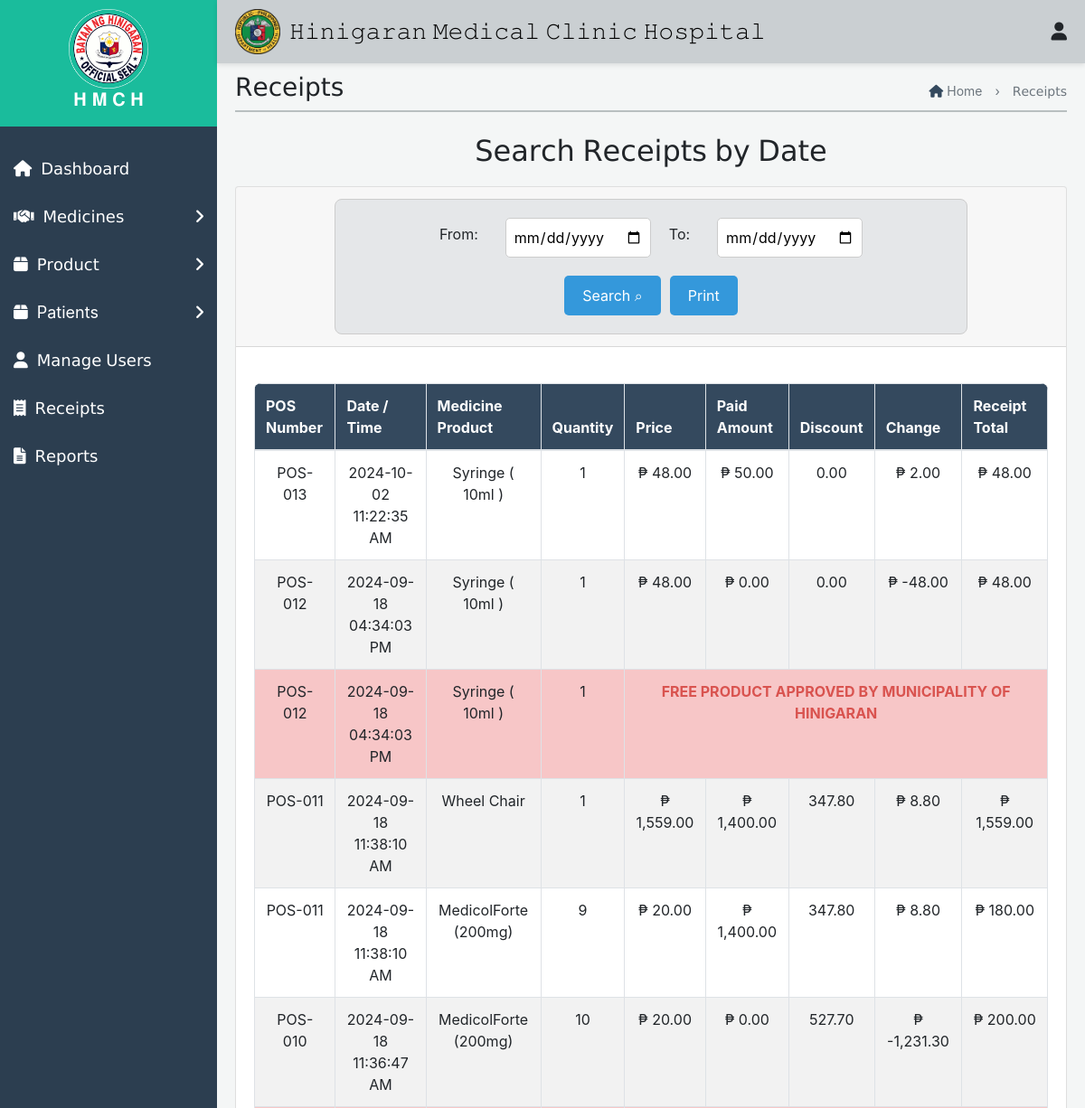
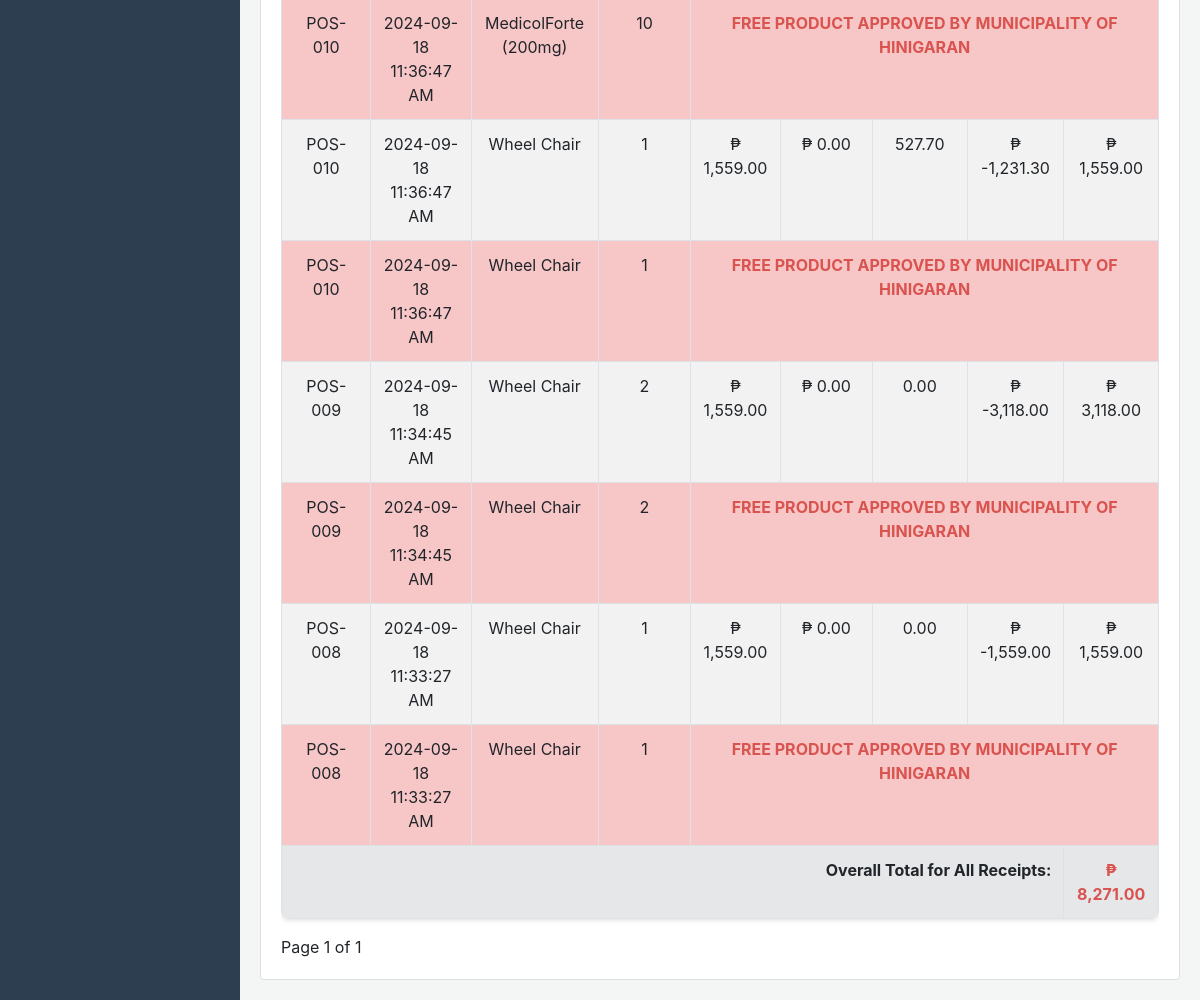
The app's page /Admin/Receipt.php, older data (2 pictures, top to bottom).
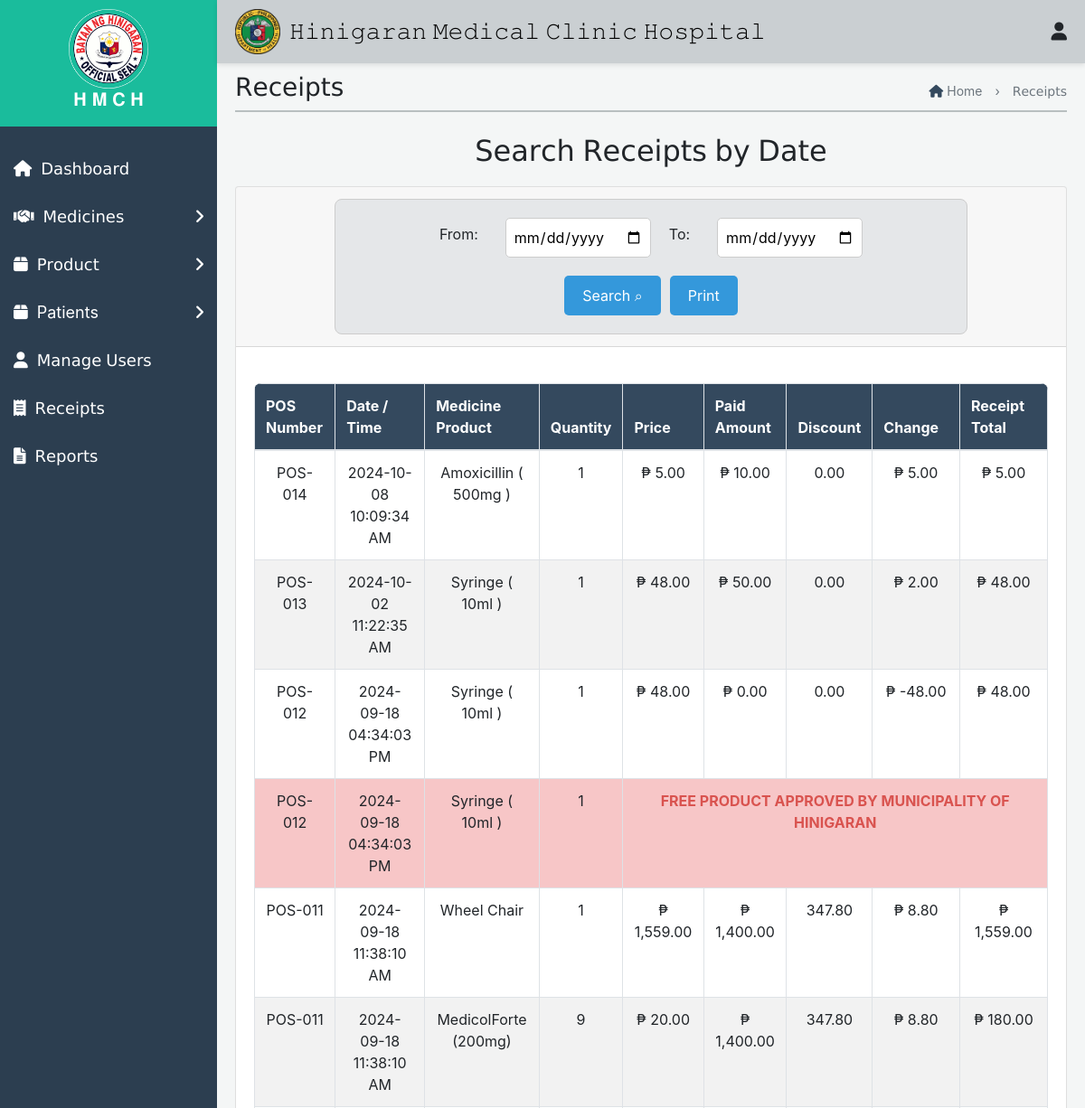
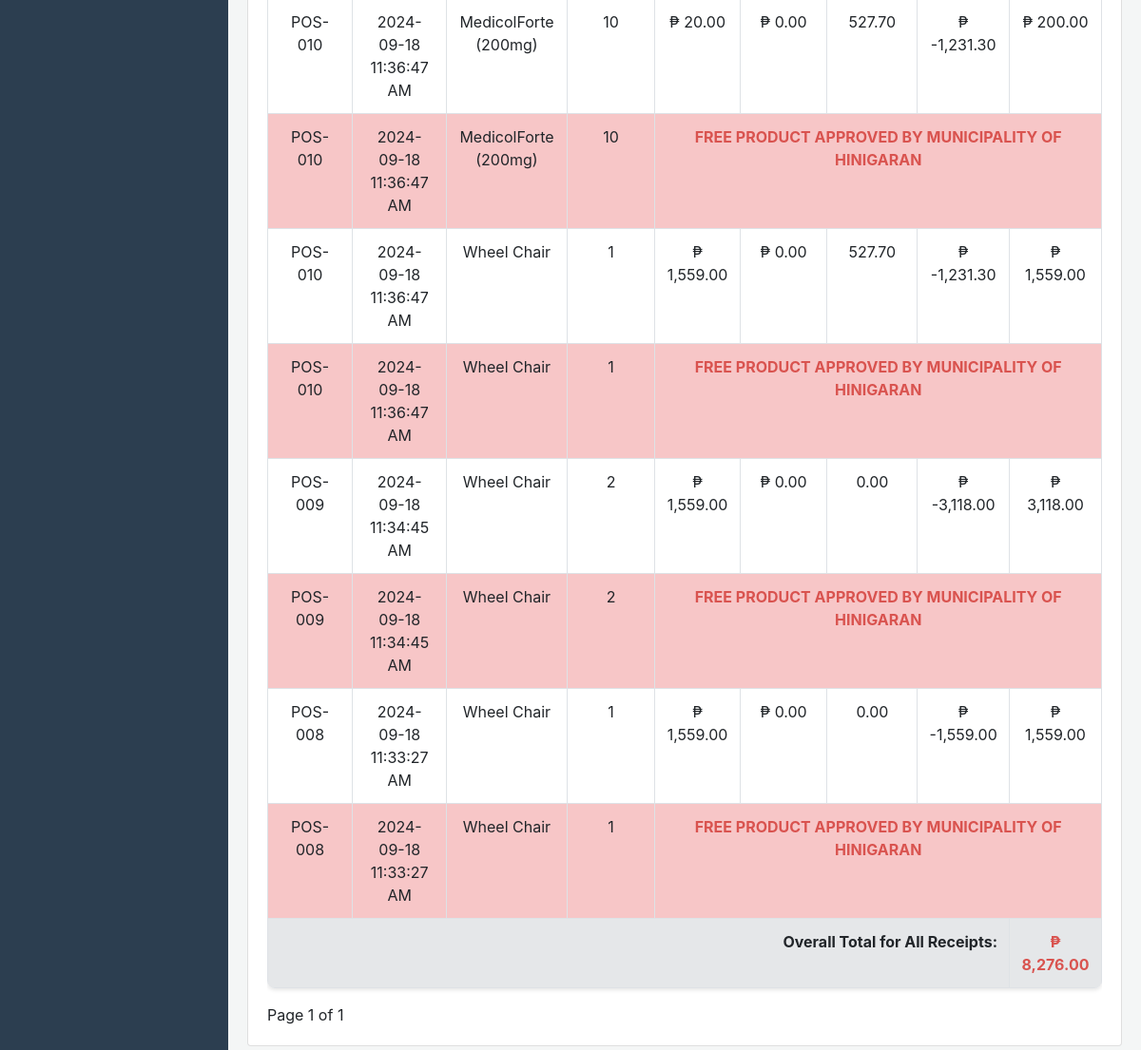
The same page, newer data (2 pictures, top to bottom).
### tables this page shows
CREATE TABLE `receipt_items` (
  `id` int(11) NOT NULL,
  `receipt_id` int(11) DEFAULT NULL,
  `medicine_product` varchar(255) NOT NULL,
  `quantity` int(11) NOT NULL,
  `price` decimal(10,2) NOT NULL,
  `total` decimal(10,2) NOT NULL
);

CREATE TABLE `receipts` (
  `id` int(11) NOT NULL,
  `pos_number` varchar(50) NOT NULL,
  `total` decimal(10,2) NOT NULL,
  `created_at` timestamp NOT NULL DEFAULT current_timestamp(),
  `paid_amount` decimal(10,2) NOT NULL,
  `change_amount` decimal(10,2) NOT NULL,
  `discount_amount` decimal(10,2) DEFAULT 0.00
);

### Admin/Receipt.php (the view, shortened to what the changed rows need)
<!DOCTYPE html>
<html lang="en">
<head>
    <link rel="stylesheet" href="Receipt.css">
    <link href="https://maxcdn.bootstrapcdn.com/bootstrap/4.5.2/css/bootstrap.min.css" rel="stylesheet">
    <link href="https://cdnjs.cloudflare.com/ajax/libs/font-awesome/5.15.4/css/all.min.css" rel="stylesheet">
</head>
<body>
    <div class="top-nav">
    <div class="icon-container">
        <h1>𝙷𝚒𝚗𝚒𝚐𝚊𝚛𝚊𝚗 𝙼𝚎𝚍𝚒𝚌𝚊𝚕 𝙲𝚕𝚒𝚗𝚒𝚌 𝙷𝚘𝚜𝚙𝚒𝚝𝚊𝚕</h1>
    </div>
</div>
    <div id="mySidenav" class="side-nav">
        <div class="logo-container">
            <h2>𝐇 𝐌 𝐂 𝐇</h2>
        </div>
    </div>
    <div id="mainContent" class="main-content">
<div class="first1" style="opacity: 0.9; border-top: 2px solid #b2babb; margin-top: -20px;"></div><br>
<h2 class="form-title">𝖲𝖾𝖺𝗋𝖼𝗁 𝖱𝖾𝖼𝖾𝗂𝗉𝗍𝗌 𝖻𝗒 𝖣𝖺𝗍𝖾</h2>
<section id="receipt-section">
    <div class="card">
        <div class="card-body">
            <div class="table-responsive" id="printableArea">
                <table border="1" class="table table-bordered" style="width:100%; border-collapse:collapse;">
                    <thead>
                        <tr>
                            <th>POS Number</th>
                            <th>Date / Time</th>
                            <th>Medicine Product</th>
                            <th>Quantity</th>
                            <th>Price</th>
                            <th>Paid Amount</th>
                            <th>Discount</th>
                            <th>Change</th>
                            <th>Receipt Total</th>
                        </tr>
                    </thead>
                    <tbody>
                       <?php
$servername = "localhost";
$username = "root";
$password = "";
$dbname = "database";
$conn = new mysqli($servername, $username, $password, $dbname);
$from_date = isset($_POST['from_date']) ? $_POST['from_date'] : '';
$to_date = isset($_POST['to_date']) ? $_POST['to_date'] : '';
$limit = 11;
$page = isset($_GET['page']) ? $_GET['page'] : 1;
$offset = ($page - 1) * $limit;
$sql = "SELECT
            receipts.pos_number,
            receipts.total AS receipt_total,
            receipts.created_at,
            receipts.paid_amount,
            receipts.change_amount,
            receipts.discount_amount,
            receipt_items.medicine_product,
            receipt_items.quantity,
            receipt_items.price,
            receipt_items.total AS item_total
        FROM
            receipts
        LEFT JOIN
            receipt_items
        ON
            receipts.id = receipt_items.receipt_id
        WHERE
            (DATE(receipts.created_at) BETWEEN '$from_date' AND '$to_date' OR '$from_date' = '' OR '$to_date' = '')
        ORDER BY
            receipts.created_at DESC
        LIMIT $limit OFFSET $offset";
$result = $conn->query($sql);
$overall_total = 0;
if ($result->num_rows > 0) {
    while ($row = $result->fetch_assoc()) {
        $receiptDate = date('Y-m-d', strtotime($row['created_at']));
        $receiptTime = date('h:i:s A', strtotime($row['created_at']));
        $pos_number = $row['pos_number'];
        $medicine_product = $row['medicine_product'];
        $quantity = $row['quantity'];
        $overall_total += $row['item_total'];
        echo "<tr>
                <td>" . $row['pos_number'] . "</td>
                <td>" . $receiptDate . " " . $receiptTime . "</td>
                <td>" . $row['medicine_product'] . "</td>
                <td>" . $row['quantity'] . "</td>
                <td>₱ " . number_format($row['price'], 2) . "</td>
                <td>₱ " . number_format($row['paid_amount'], 2) . "</td>
                <td>" . number_format($row['discount_amount'], 2) . "</td>
                <td>₱ " . number_format($row['change_amount'], 2) . "</td>
                <td>₱ " . number_format($row['item_total'], 2) . "</td>
              </tr>";
        if ($row['paid_amount'] == 0) {
            echo "<tr style='background-color: #f7c6c7;'>
                    <td>" . $pos_number . "</td>
                    <td>" . $receiptDate . " " . $receiptTime . "</td>
                    <td>" . $medicine_product . "</td>
                    <td>" . $quantity . "</td>
                    <td colspan='5' style='text-align: center; font-weight: bold; color: #d9534f;'>
                        FREE PRODUCT APPROVED BY MUNICIPALITY OF HINIGARAN
                    </td>
                  </tr>";
        }
    }
    echo "<tr style='background-color: #e5e7e9; font-weight: bold;' id='overall-total'>
            <td colspan='8' style='text-align: right;'>Overall Total for All Receipts:</td>
            <td style='color: #d9534f;'>₱ " . number_format($overall_total, 2) . "</td>
          </tr>";
} else {
    echo "<tr><td colspan='9'>No receipts found for the selected date range</td></tr>";
}
?>
                    </tbody>
                </table>
            </div>
        </div>
    </div>
</section>
<link rel="stylesheet" href="https://cdnjs.cloudflare.com/ajax/libs/font-awesome/6.0.0-beta3/css/all.min.css">
</body>
</html>

Row changes from the older to the newer data that the page shows:
added receipt_items: receipt.pos_number "POS-014", receipt.created_at "2024-10-08", receipt.created_at "10:09:34 AM", medicine_product "Amoxicillin ( 500mg )", quantity "1", price "5.00", receipt.paid_amount "10.00", receipt.discount_amount "0.00", receipt.change_amount "5.00", total "5.00"
Text that changed along with them:
$overall_total: "8,271.00" → "8,276.00"
